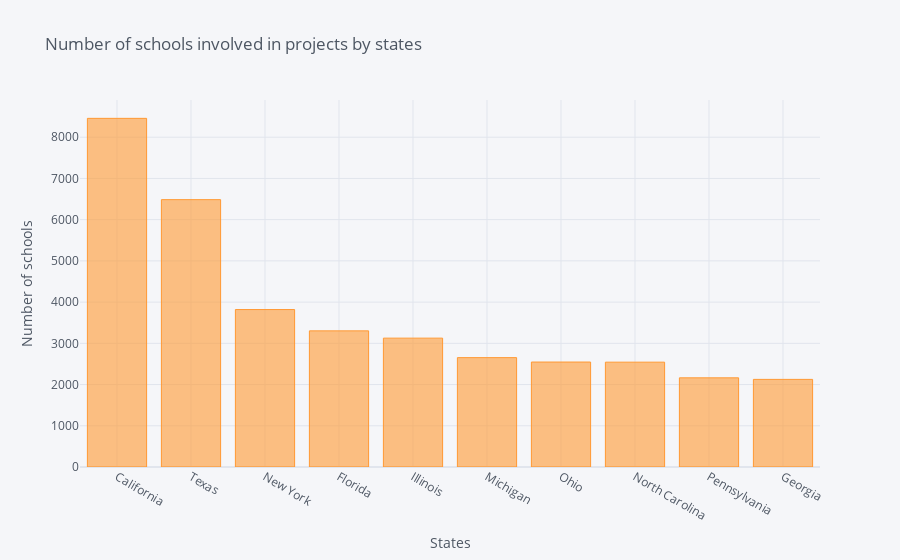

Source (notebook cell):
### Code cell
s.iplot(kind='bar', xTitle='States' , yTitle='Number of schools' , title='Number of schools involved in projects by states')

### Figure 1 — Plotly figure (JSON) as saved in the notebook; plotly's stock layout.template omitted (floating-point values rounded to 4 significant figures)
{"data": [{"marker": {"color": "rgba(255, 153, 51, 0.6)", "line": {"color": "rgba(255, 153, 51, 1.0)", "width": 1}}, "name": "School State", "orientation": "v", "text": "", "type": "bar", "x": ["California", "Texas", "New York", "Florida", "Illinois", "Michigan", "Ohio", "North Carolina", "Pennsylvania", "Georgia"], "y": [8457, 6485, 3819, 3302, 3126, 2653, 2546, 2543, 2163, 2125]}], "layout": {"legend": {"bgcolor": "#F5F6F9", "font": {"color": "#4D5663"}}, "paper_bgcolor": "#F5F6F9", "plot_bgcolor": "#F5F6F9", "title": {"font": {"color": "#4D5663"}, "text": "Number of schools involved in projects by states"}, "xaxis": {"gridcolor": "#E1E5ED", "showgrid": true, "tickfont": {"color": "#4D5663"}, "title": {"font": {"color": "#4D5663"}, "text": "States"}, "zerolinecolor": "#E1E5ED"}, "yaxis": {"gridcolor": "#E1E5ED", "showgrid": true, "tickfont": {"color": "#4D5663"}, "title": {"font": {"color": "#4D5663"}, "text": "Number of schools"}, "zerolinecolor": "#E1E5ED"}}}
